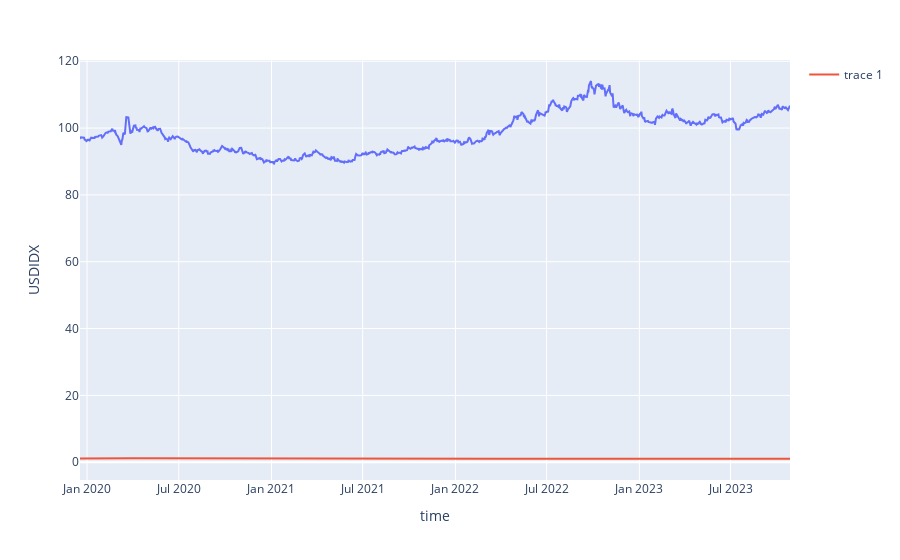

The cell this chart's notebook holds for it:
### Code cell
fig = px.line(data_frame=df, x='time', y=symbol_1)

fig.add_scatter(x=df['time'], y=df[f'{symbol_2}'])

fig.show()

### Figure 1 — Plotly figure (JSON) as saved in the notebook; plotly's stock layout.template omitted (floating-point values rounded to 4 significant figures; data arrays with more than 128 entries replaced by an {"elided": "..."} marker saying what was removed)
{"data": [{"hovertemplate": "time=%{x}<br>USDIDX=%{y}<extra></extra>", "legendgroup": "", "line": {"color": "#636efa", "dash": "solid"}, "marker": {"symbol": "circle"}, "mode": "lines", "name": "", "orientation": "v", "showlegend": false, "type": "scatter", "x": {"elided": "1000 str values"}, "xaxis": "x", "y": {"elided": "1000 float values"}, "yaxis": "y"}, {"type": "scatter", "x": {"elided": "1000 str values"}, "y": {"elided": "1000 float values"}}], "layout": {"legend": {"tracegroupgap": 0}, "margin": {"t": 60}, "xaxis": {"anchor": "y", "domain": [0, 1], "title": {"text": "time"}}, "yaxis": {"anchor": "x", "domain": [0, 1], "title": {"text": "USDIDX"}}}}
